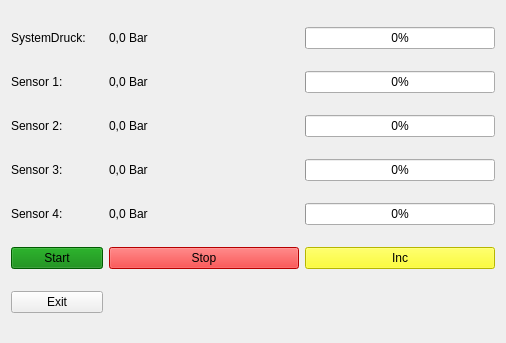
<?xml version="1.0" encoding="UTF-8"?>
<ui version="4.0">
 <class>ViewSensors</class>
 <widget class="QWidget" name="ViewSensors">
  <property name="geometry">
   <rect>
    <x>0</x>
    <y>0</y>
    <width>506</width>
    <height>343</height>
   </rect>
  </property>
  <property name="maximumSize">
   <size>
    <width>506</width>
    <height>16777215</height>
   </size>
  </property>
  <property name="windowTitle">
   <string>RBE</string>
  </property>
  <layout class="QGridLayout" name="gridLayout">
   <item row="1" column="1">
    <widget class="QLabel" name="sensor1">
     <property name="text">
      <string>0,0 Bar</string>
     </property>
    </widget>
   </item>
   <item row="2" column="0">
    <widget class="QLabel" name="labelS2">
     <property name="text">
      <string>Sensor 2:</string>
     </property>
    </widget>
   </item>
   <item row="2" column="1">
    <widget class="QLabel" name="sensor2">
     <property name="text">
      <string>0,0 Bar</string>
     </property>
    </widget>
   </item>
   <item row="3" column="1">
    <widget class="QLabel" name="sensor3">
     <property name="text">
      <string>0,0 Bar</string>
     </property>
    </widget>
   </item>
   <item row="3" column="2">
    <widget class="QProgressBar" name="progressBarS3">
     <property name="value">
      <number>0</number>
     </property>
    </widget>
   </item>
   <item row="5" column="0">
    <widget class="QPushButton" name="buttonStart">
     <property name="styleSheet">
      <string notr="true">background: green;
color: black;

</string>
     </property>
     <property name="text">
      <string>Start</string>
     </property>
    </widget>
   </item>
   <item row="5" column="1">
    <widget class="QPushButton" name="buttonStop">
     <property name="styleSheet">
      <string notr="true">background: red;
color: black;</string>
     </property>
     <property name="text">
      <string>Stop</string>
     </property>
    </widget>
   </item>
   <item row="5" column="2">
    <widget class="QPushButton" name="buttonInc">
     <property name="styleSheet">
      <string notr="true">background: yellow;
color: black;</string>
     </property>
     <property name="text">
      <string>Inc</string>
     </property>
    </widget>
   </item>
   <item row="4" column="2">
    <widget class="QProgressBar" name="progressBarS4">
     <property name="value">
      <number>0</number>
     </property>
    </widget>
   </item>
   <item row="2" column="2">
    <widget class="QProgressBar" name="progressBarS2">
     <property name="value">
      <number>0</number>
     </property>
     <property name="textVisible">
      <bool>true</bool>
     </property>
     <property name="orientation">
      <enum>Qt::Horizontal</enum>
     </property>
     <property name="invertedAppearance">
      <bool>false</bool>
     </property>
    </widget>
   </item>
   <item row="3" column="0">
    <widget class="QLabel" name="labelS4">
     <property name="text">
      <string>Sensor 3:</string>
     </property>
    </widget>
   </item>
   <item row="0" column="2">
    <widget class="QProgressBar" name="progressBarSystem">
     <property name="value">
      <number>0</number>
     </property>
    </widget>
   </item>
   <item row="1" column="2">
    <widget class="QProgressBar" name="progressBarS1">
     <property name="value">
      <number>0</number>
     </property>
    </widget>
   </item>
   <item row="1" column="0">
    <widget class="QLabel" name="labelS1">
     <property name="text">
      <string>Sensor 1:            </string>
     </property>
    </widget>
   </item>
   <item row="4" column="0">
    <widget class="QLabel" name="labelS5">
     <property name="text">
      <string>Sensor 4:</string>
     </property>
    </widget>
   </item>
   <item row="4" column="1">
    <widget class="QLabel" name="sensor4">
     <property name="text">
      <string>0,0 Bar</string>
     </property>
    </widget>
   </item>
   <item row="0" column="1">
    <widget class="QLabel" name="systemPressure">
     <property name="text">
      <string>0,0 Bar</string>
     </property>
    </widget>
   </item>
   <item row="0" column="0">
    <widget class="QLabel" name="labelP">
     <property name="text">
      <string>SystemDruck:</string>
     </property>
    </widget>
   </item>
   <item row="6" column="0">
    <widget class="QPushButton" name="buttonExit">
     <property name="text">
      <string>Exit</string>
     </property>
    </widget>
   </item>
   <item row="6" column="1">
    <spacer name="horizontalSpacer">
     <property name="orientation">
      <enum>Qt::Horizontal</enum>
     </property>
     <property name="sizeHint" stdset="0">
      <size>
       <width>30</width>
       <height>20</height>
      </size>
     </property>
    </spacer>
   </item>
  </layout>
 </widget>
 <resources/>
 <connections/>
</ui>
